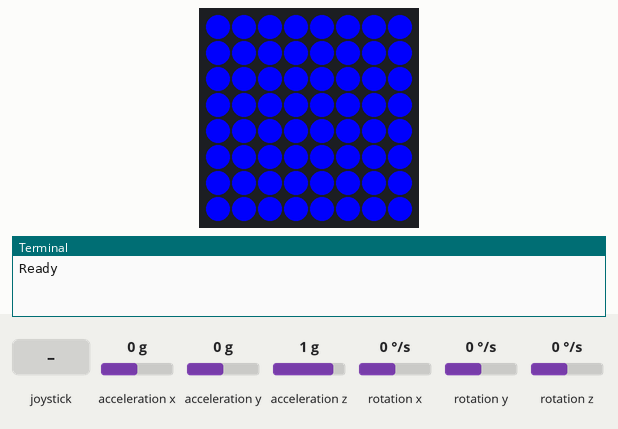
Simulated run of this program. Board: Raspberry Pi (BCM pin numbers) with a Sense HAT. Parts: the Sense HAT's 8×8 RGB LED matrix, the last lines printed to the terminal. The test bench sets the inputs (shaded band); at power-on: acceleration x 0 g, acceleration y 0 g, acceleration z 1 g, rotation x 0 °/s, rotation y 0 °/s, rotation z 0 °/s. The clock reads 2024-03-15 10:24:30 at power-on unless the program sets it; files the program writes start out absent. At 3.0 s the program stops and its outputs stay as they are.

Above: at 1.2 s.
1.3 s: joystick pushed up
At 1.7 s:
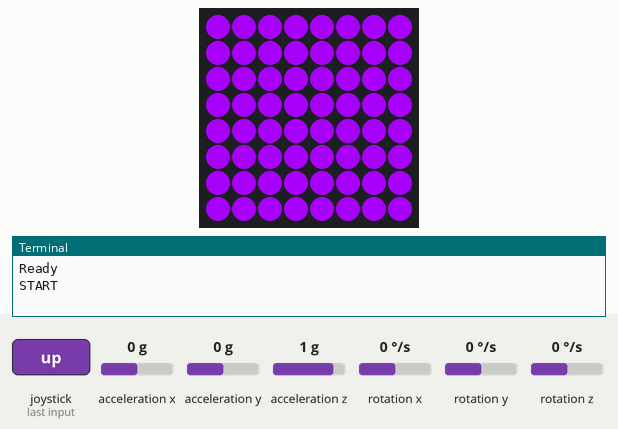
2.8 s: joystick pushed down
Timing chart, 0 to 4.5 s (numbered marks = the images above; inputs shaded):
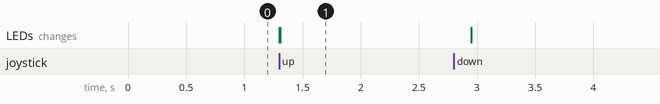

The program:

motion_only.py
```python
# REU2022 mobility scooter work
# https://github.com/Mobility-Scooter-Project/NSFREU2022-Mobility-Scooter
# Author: Marc Cruz

from sense_hat import SenseHat, ACTION_PRESSED, ACTION_HELD, ACTION_RELEASED
from datetime import datetime
from csv import writer
import time
import sys
from time import sleep
import os

csvname = datetime.now().strftime("%d%b%Y_%H-%M-%S")+".csv"

sense = SenseHat()
sense.set_imu_config(True, True, True)
sense.clear()
logging = False
offSwitch = False

#This function handles obtaining the raw acceleration and raw gyroscope data
def get_Data():
    '''get_Data() function is used to extract accelerometer and gyroscope data. This function would be later on used in a while loop
    to create a constant stream of data.

    args:
    None

    returns:
    an array containing accelerometer gyroscope data.
    format of data:
        [acc_x, acc_y, acc_z, gyro_x, gyro_y, gyro_z]
    '''
    s_data = []
    acceleration = sense.get_accelerometer_raw()
    acc_x = acceleration['x']
    acc_y = acceleration['y']
    acc_z = acceleration['z']


    acc_x=round(acc_x,16)
    acc_y=round(acc_y,16)
    acc_z=round(acc_z,16)
    s_data.append(acc_x)
    s_data.append(acc_y)
    s_data.append(acc_z)

    gyro = sense.get_gyroscope_raw()

    gyro_x = gyro['x']
    gyro_y = gyro['y']
    gyro_z = gyro['z']

    acc_x=round(gyro_x,16)
    acc_y=round(gyro_y,16)
    acc_z=round(gyro_z,16)
    s_data.append(gyro_x)
    s_data.append(gyro_y)
    s_data.append(gyro_z)

    s_data.append(datetime.now())
    return s_data


'''To make it easier on the field, every time the 'start' switch is flicked the sense hat rgb grid will turn green, while
the 'stop' switch is flicked the sense hat rgb grid turns red. Do note when stopping the code it will keep the same
color that is being displayed at the time of stopping the code
'''

''' Used 8x8 pixel grid to create indicators:
- Armed/Ready = blue grid
- Required File Rename = yellow grid
- Running = green grid
- stopped = red grid
'''
BLUE = (0, 0, 255)      #blue
GREEN = (0, 255, 0)     #green
RED = (255, 0, 0)       #red
YELLOW = (255, 255, 0)  #yellow
PURPLE = (160,32,240)   #purple

#converted the constant variables to simpler names to make the grids easier to understand
b = BLUE
g = GREEN
r = RED
y = YELLOW
p = PURPLE


purple = [
    p, p, p, p, p, p, p, p,
    p, p, p, p, p, p, p, p,
    p, p, p, p, p, p, p, p,
    p, p, p, p, p, p, p, p,
    p, p, p, p, p, p, p, p,
    p, p, p, p, p, p, p, p,
    p, p, p, p, p, p, p, p,
    p, p, p, p, p, p, p, p,
    ]

green = [
    g, g, g, g, g, g, g, g,
    g, g, g, g, g, g, g, g,
    g, g, g, g, g, g, g, g,
    g, g, g, g, g, g, g, g,
    g, g, g, g, g, g, g, g,
    g, g, g, g, g, g, g, g,
    g, g, g, g, g, g, g, g,
    g, g, g, g, g, g, g, g,
    ]

blue = [
    b, b, b, b, b, b, b, b,
    b, b, b, b, b, b, b, b,
    b, b, b, b, b, b, b, b,
    b, b, b, b, b, b, b, b,
    b, b, b, b, b, b, b, b,
    b, b, b, b, b, b, b, b,
    b, b, b, b, b, b, b, b,
    b, b, b, b, b, b, b, b,
    ]

red = [
    r, r, r, r, r, r, r, r,
    r, r, r, r, r, r, r, r,
    r, r, r, r, r, r, r, r,
    r, r, r, r, r, r, r, r,
    r, r, r, r, r, r, r, r,
    r, r, r, r, r, r, r, r,
    r, r, r, r, r, r, r, r,
    r, r, r, r, r, r, r, r,
    ]

yellow = [
    y, y, y, y, y, y, y, y,
    y, r, y, r, y, r, y, y,
    y, r, y, r, y, r, y, y,
    y, r, y, r, y, r, y, y,
    y, r, y, r, y, r, y, y,
    y, y, y, y, y, y, y, y,
    y, r, y, r, y, r, y, y,
    y, y, y, y, y, y, y, y,
    ]

#This is the safety net that stops the code from running if there is already another csv file with the csv name.
Check = os.path.exists(csvname)
if Check:
    print('Name already Exists')
    sense.set_pixels(yellow)
    exit()
else:
    print("Ready")
    sense.set_pixels(blue)

def pushed_up(event):
    global logging, timestart
    if event.action == ACTION_PRESSED:
        print("START")
        sense.set_pixels(green)
        logging = True

def pushed_down(event):
    global offSwitch, logs
    if event.action != ACTION_PRESSED:
        print("STOP")
        sense.set_pixels(red)
        offSwitch = True

sense.stick.direction_up = pushed_up
sense.stick.direction_down = pushed_down

#Added timestamp to do better labelling
#Note: elapse time can start at random number sometimes. So it can start on the 1000 second or on the 20 second.
#To fix this issue would match the elapse time with the corresponding helmet view recording.
timestamp = datetime.now()
timestart = datetime.now()

with open(csvname, 'w', newline='') as f:
    data_writer = writer(f)
    data_writer.writerow(['acc_x', 'acc_y', 'acc_z', 'gyro_x', 'gyro_y', 'gyro_z', 'datetime', 'elapsed'])

    # Constantly uploading data until the raspberry pi is stopped.
    while True:
        try:
            if logging:
                    data = get_Data()
                    dt = elapsed = data[-1] - timestart
                    data.append(round(elapsed.total_seconds(), 1))
                    data_writer.writerow(data)
                    timestamp = datetime.now()
                    sense.set_pixels(purple)
            if offSwitch:
                logging = False
                print("Switch | Closing File and saving data ...")
                f.close()
                break
        except KeyboardInterrupt:
            sense.set_pixels(red)
            print("Key Interruption | Closing File and saving data ...")
            f.close()
```

Measured:
- after the input at 1.3 s, the LEDs: first change at once (image 1 shows a later state)
